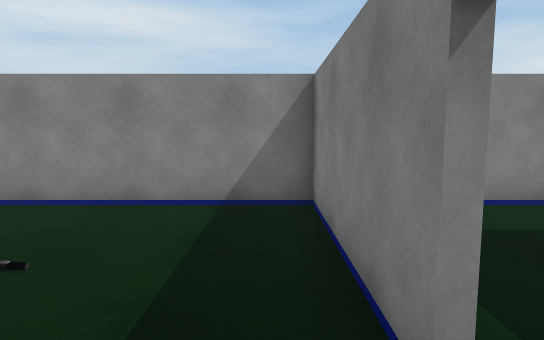
view 1 (above)

16 first-person views from a walk through a 3-D level made in the Unity game engine. The camera is 1.4 m above the floor, tilts 6° down and sees 75° across. Doors are open. The floor is counted in squares, 1 m on a side. Each view is taken from the middle of a square. On the plan, view 1 faces up. The plan holds only what a view shows up to about 15 squares ahead; the rest is blank. The player is left out.

view 2
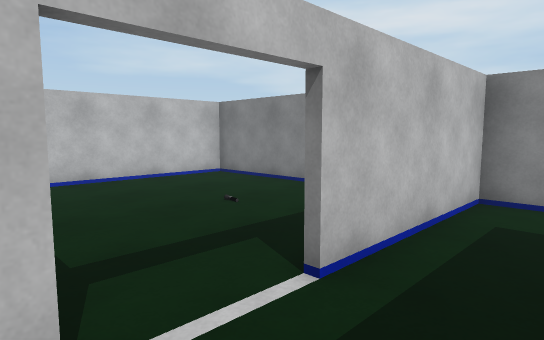

view 3
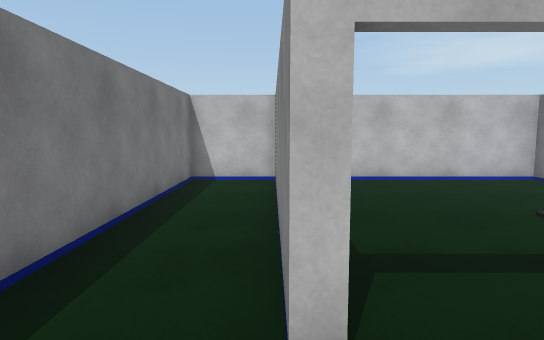

view 4
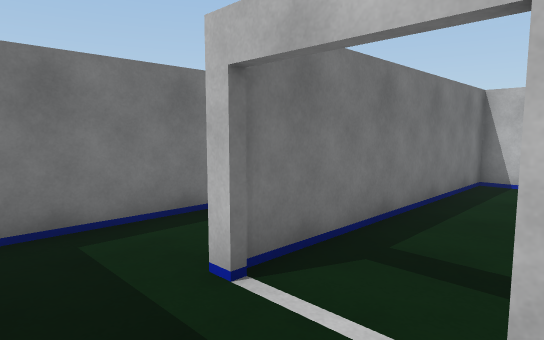

view 5
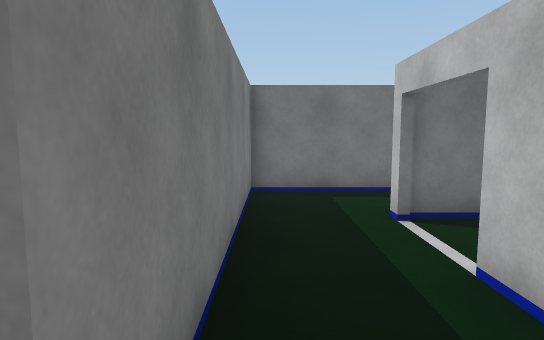

view 6
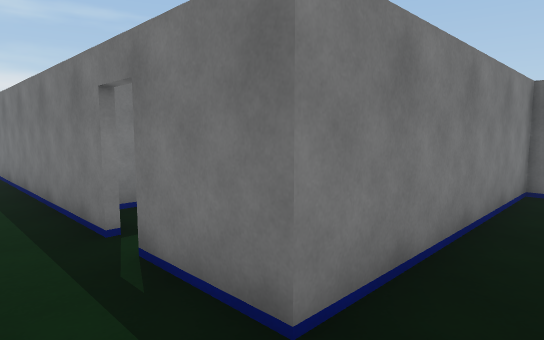

view 7
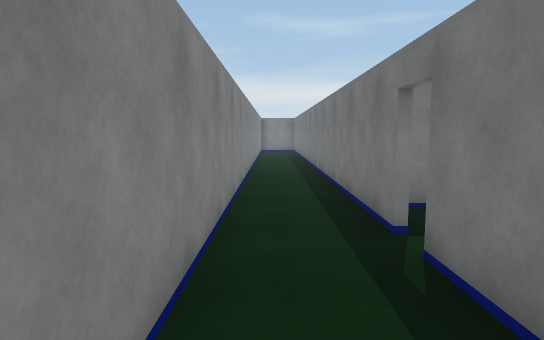

view 8
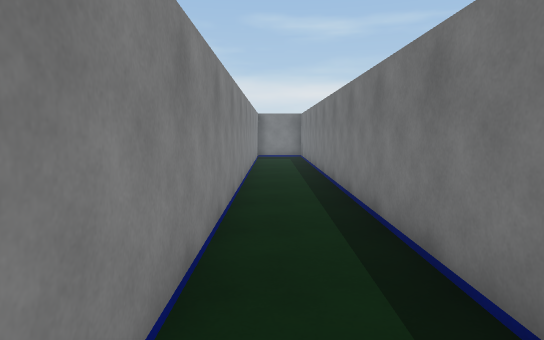

view 9
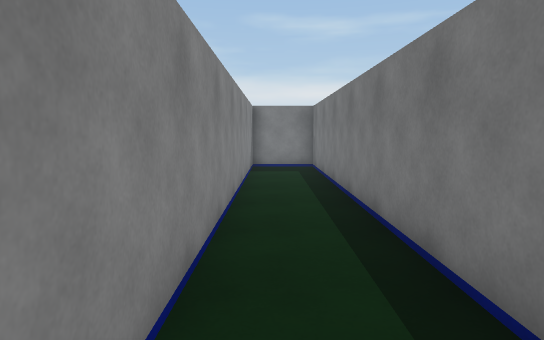

view 10
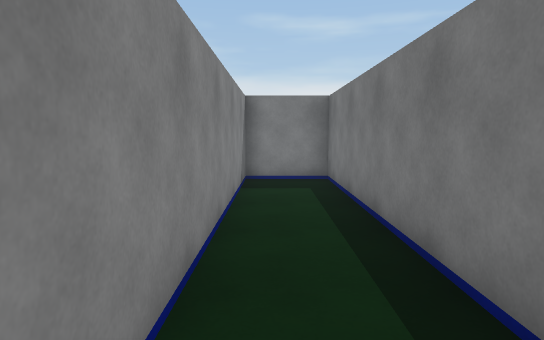

view 11
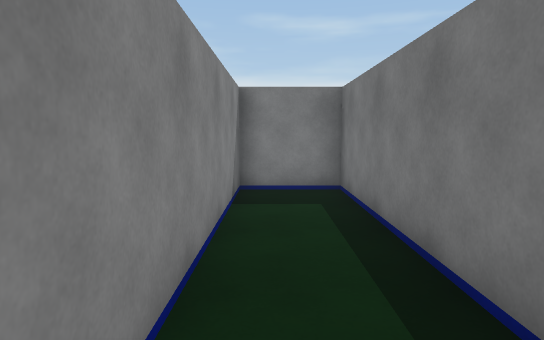

view 12
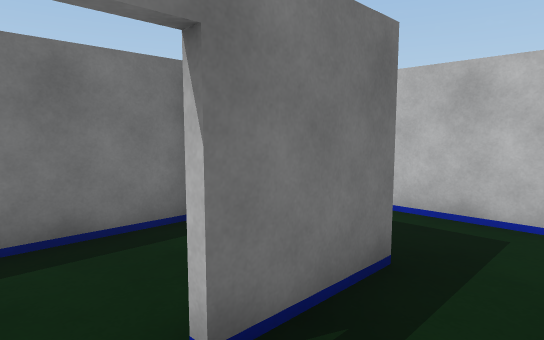

view 13
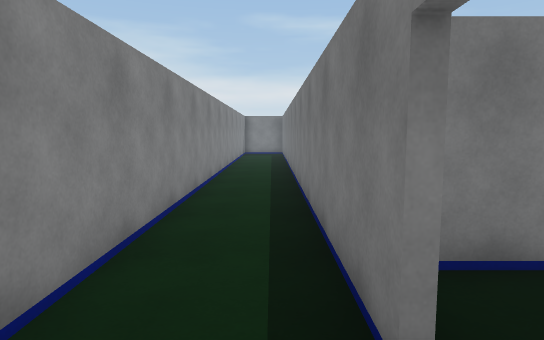

view 14
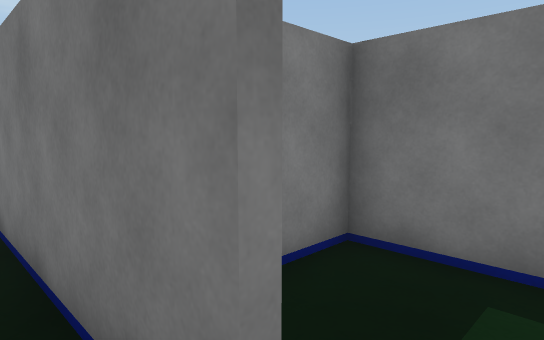

view 15
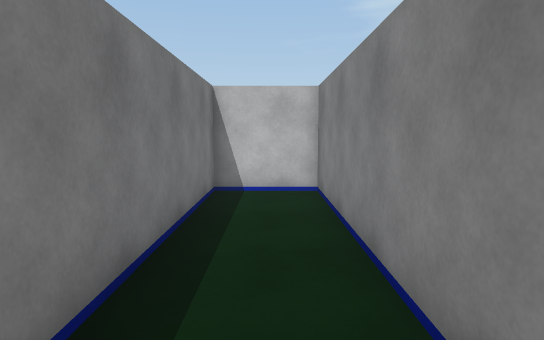

view 16
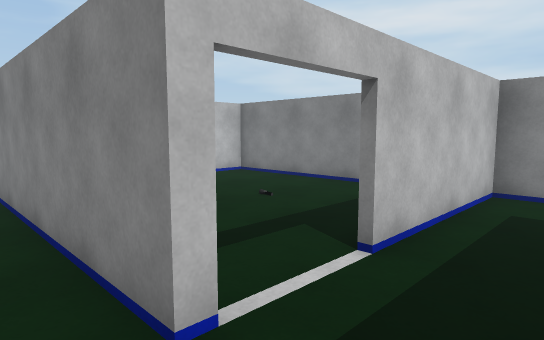

### Floor plan
Ten units are one square. View 1 is at (0, 0); x grows to the right and y downward. Boxes are objects, and circles mark ways between rooms. Rooms are numbered by the first view taken in them; rooms with no view inside come last. Other rooms are left out.
<svg viewBox="-80 -73 372 112">
<path fill="none" stroke="#000" d="M8 -16 8 -68 -75 -68 -75 7 10 7M68 -43 287 -43 287 -68 10 -68 10 -16M10 7 10 9 -75 9 -75 34 35 34 35 -43 59 -43M40 -11 85 -11 85 -35"/>
<rect x="-35" y="-45" width="10" height="10" fill="#bbb"><title>other object</title></rect>
<circle cx="10" cy="-5" r="3" fill="#2a7"/>
<circle cx="65" cy="-40" r="3" fill="#2a7"/>
<text x="-40" y="-30">1</text>
<text x="90" y="-50">2</text>
<text x="60" y="-30">3</text>
</svg>
Room 1 opens to room 2. Room 2 opens to room 3.

Where each view was taken, in squares from view 1:
view 1: 0 up, 0 right, facing up
view 2: 1 down, 3 right, facing up-left
view 3: 1 down, 3 right, facing left
view 4: 2 up, 3 right, facing down-left
view 5: 5 up, 3 right, facing down
view 6: 6 up, 2 right, facing down-right
view 7: 6 up, 2 right, facing right
view 8: 6 up, 8 right, facing right
view 9: 6 up, 14 right, facing right
view 10: 6 up, 18 right, facing right
view 11: 6 up, 20 right, facing right
view 12: 6 up, 7 right, facing down-left
view 13: 5 up, 5 right, facing right
view 14: 5 up, 6 right, facing down-right
view 15: 2 down, 1 right, facing left
view 16: 2 down, 3 right, facing up-left
